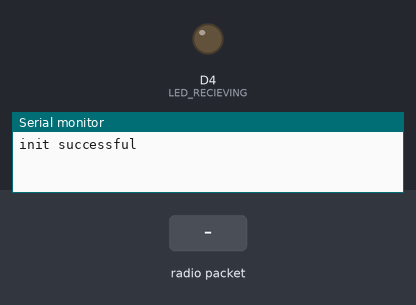
A sketch run on a simulated ESP8266 (NodeMCU). On the bench: output pins drawn as LEDs (lit = HIGH), the last lines printed to the serial monitor. The test bench sets the inputs (shaded band). No radio packets arrive unless stated; pins used as bus, display or sensor lines are not drawn.

Above: at 1.2 s.
1.3 s: radio packet "1" arrives
At 1.51 s:
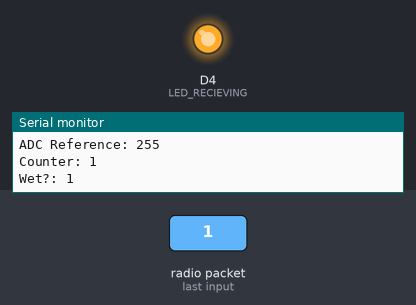
Timing chart, 0 to 4.3 s (numbered marks = the images above; inputs shaded):
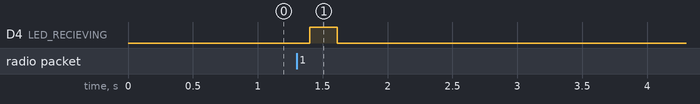

Measured:
- after the input at 1.3 s, D4 (LED_RECIEVING): LOW → HIGH after 0.10 s, → LOW 0.21 s later

The sketch:

RF_Soil_nano_reciever_esp8266.ino
```cpp
#include <RH_ASK.h>

#define LED_TIME 50
#define TRANS_TIME 200 // blink time for the LED
#define LED_RECIEVING LED_BUILTIN
#define RX_PIN D1
#define TX_PIN D2
#define SOIL_SENSOR_POL1 D8
#define SOIL_SENSOR_POL2 D7
#define SOIL_SENSOR_READ A0

struct {
  byte soil_value = 255;
  byte soil_concentration = 100;
  byte soil_reference = 255;
  boolean soil_wet = true;
  unsigned long counter = 1;
} soil_data;

byte zize = sizeof(soil_data);
byte rx_buf[sizeof(soil_data)] = {0};
#define RH_BUF_LEN sizeof(soil_data)
#define RH_ASK_MAX_MESSAGE_LEN RH_BUF_LEN

RH_ASK driver(2000, RX_PIN, TX_PIN);


void setup() {
  pinMode(SOIL_SENSOR_POL1, OUTPUT);
  pinMode(SOIL_SENSOR_POL2, OUTPUT);
  digitalWrite(SOIL_SENSOR_POL1, HIGH);
  digitalWrite(SOIL_SENSOR_POL2, HIGH);
  pinMode(SOIL_SENSOR_READ, INPUT);

  pinMode(LED_RECIEVING, OUTPUT);
  Serial.begin(9600);
  if (!driver.init()) {
    Serial.println("init failed");
  }
  else {
    Serial.println("init successful");
  }
}

void loop() {
  digitalWrite(SOIL_SENSOR_POL1, HIGH);
  digitalWrite(SOIL_SENSOR_POL2, LOW);
  //Serial.print("Moisture: ");
  // //Serial.println(measureSoil(), DEC);
  //Serial.println( analogRead( SOIL_SENSOR_READ ), DEC);
  //Serial.print("");

  digitalWrite(LED_RECIEVING, LOW);
  if (driver.recv(rx_buf, &zize)) {
    driver.printBuffer("Received:", rx_buf, zize);
    memcpy(&soil_data, rx_buf, zize );
    digitalWrite(LED_RECIEVING, HIGH);
    byte soil_value = 255;
    byte soil_concentration = 100;
    byte soil_reference = 255;
    boolean soil_wet = true;
    unsigned long counter = 1;
    Serial.print("Moisture: ");
    Serial.println(soil_data.soil_concentration, DEC);
    Serial.print("ADC value: ");
    Serial.println(soil_data.soil_value, DEC);
    Serial.print("ADC Reference: ");
    Serial.println(soil_data.soil_reference, DEC);
    Serial.print("Counter: ");
    Serial.println(soil_data.counter, DEC);
    Serial.print("Wet?: ");
    Serial.println(soil_data.soil_wet, DEC);
    Serial.println("");
  }
  delay(TRANS_TIME);
}

float measureSoil() {
  byte numIter = 10;
  float value = 0;
  for (byte i = 1; i <= numIter; i++) {
    //   if ( i%2 ) {
    pinMode(SOIL_SENSOR_POL2, OUTPUT);
    digitalWrite(SOIL_SENSOR_POL2, HIGH);
    delay(5);
    value += analogRead( SOIL_SENSOR_READ );
    //    }
    //    else {
    //      pinMode(SOIL_SENSOR_POL2, INPUT);
    //      pinMode(SOIL_SENSOR_POL1, OUTPUT);
    //      delay(5);
    //      value += analogRead( SOIL_SENSOR_POL2 );
  }
  value /= numIter;
  //value /= 4;
  return value;
}
```
